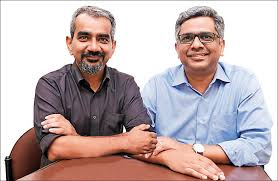
#> input picture p.jpg, 278 x 181 px
$ python web4.py
#> lines starting #> are read from the running program, lines starting #| are printed output that depends on the picture; after the words box and inside, x2 and y2 are one past the last pixel; in counts of white or black regions, pixels touching at a corner belong together
# face Detection in image
import numpy
import cv2
import math

image=cv2.imread('p.jpg')
#> image is the input picture: shape (181, 278, 3); mean B, G, R 176, 175.4, 192.3
gray=cv2.cvtColor(image,cv2.COLOR_BGR2GRAY)
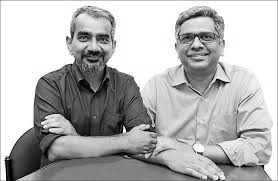
#> gray: shape (181, 278); min 0, max 255, mean 180.5


facecasecade=cv2.CascadeClassifier('face.xml')
faces=facecasecade.detectMultiScale(gray,scaleFactor=1.2,minNeighbors=5,minSize=(10,10))
#> faces = [[68, 18, 51, 51], [171, 18, 51, 51]]
print(faces)
#| [[ 68  18  51  51]
#|  [171  18  51  51]]

l=[]
i=1
lf=[]
for(x,y,w,h)in faces:
	cv2.rectangle(image,(x,y),(x+w,y+h),(0,0,255),4)
	s=str(i)
	font=cv2.FONT_HERSHEY_SIMPLEX
	# fontscale
	fontScale=1
	cv2.putText(image,s,(x,y),font,fontScale,(0,255,0),2)
	i=i+1
	l=[]
	l.append(x)
	l.append(y)
	lf.append(l)
	print(l)
#> this loop made 2 passes
#> (x, y, w, h, s, font, fontScale, i) on passes 1 to 2: (68, 18, 51, 51, '1', 0, 1, 2), (171, 18, 51, 51, '2', 0, 1, 3)
#| [68, 18]
#| [171, 18]
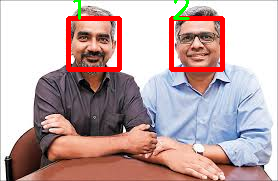
#> image: shape (181, 278, 3); 4.27% of pixels changed, all inside (x1, y1, x2, y2) = (66, 0, 225, 72)
#> after the loop, i = 3; lf = [[68, 18], [171, 18]]
print(lf)
#| [[68, 18], [171, 18]]
close_person=""
for i in range (len(lf)):
	print(lf[i])
	for j in range(i+1,len(lf)):
		print(lf[j])
		d=math.sqrt(((lf[j][1]-lf[i][1])**2)+((lf[j][0]-lf[i][0])**2))
		print(d)
		if d<300:
			close_person=close_person+"Person"+str(i+1)+"and Person"+str(j+1)+"\n"
	close_person+="are not following social distancing"
#> this loop made 2 passes
#| [68, 18]
#| [171, 18]
#| 103.0
#| [171, 18]
print(close_person)
#| Person1and Person2
#| are not following social distancingare not following social distancing
cv2.imshow("aayushi",image)
cv2.waitKey(0)

$ run again, with p1.jpg copied over p.jpg
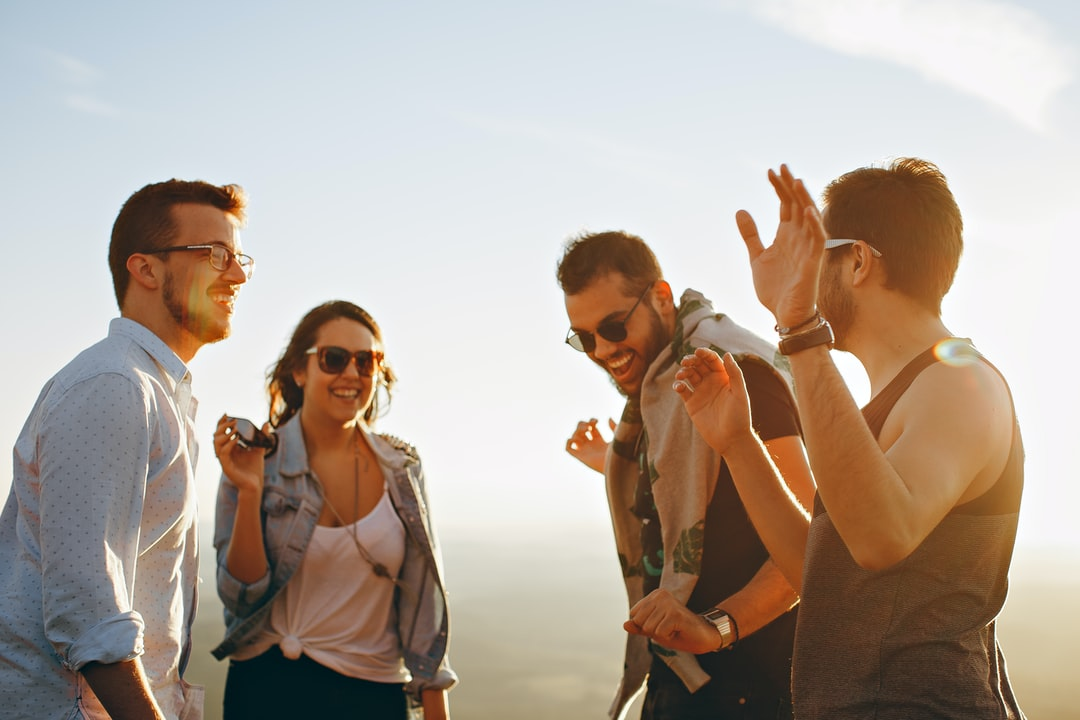
#> input picture p1.jpg, 1080 x 720 px
#> image is the input picture: shape (720, 1080, 3); mean B, G, R 153.9, 164.8, 178.1
#> `gray=cv2.cvtColor(image,cv2.COLOR_BGR2GRAY)`:
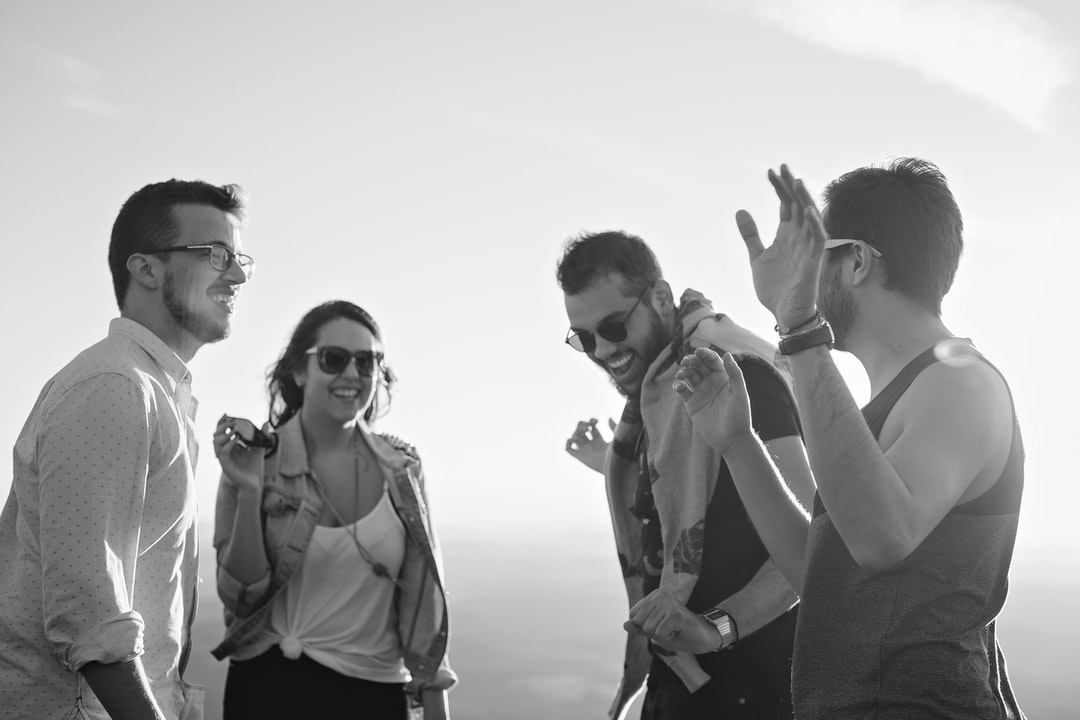
#> gray: shape (720, 1080); min 7, max 255, mean 167.5
#> faces = ()
#> after the loop `for(x,y,w,h)in faces:`: i = 1; lf = []
#> after the loop `for i in range (len(lf)):`: close_person = ''
